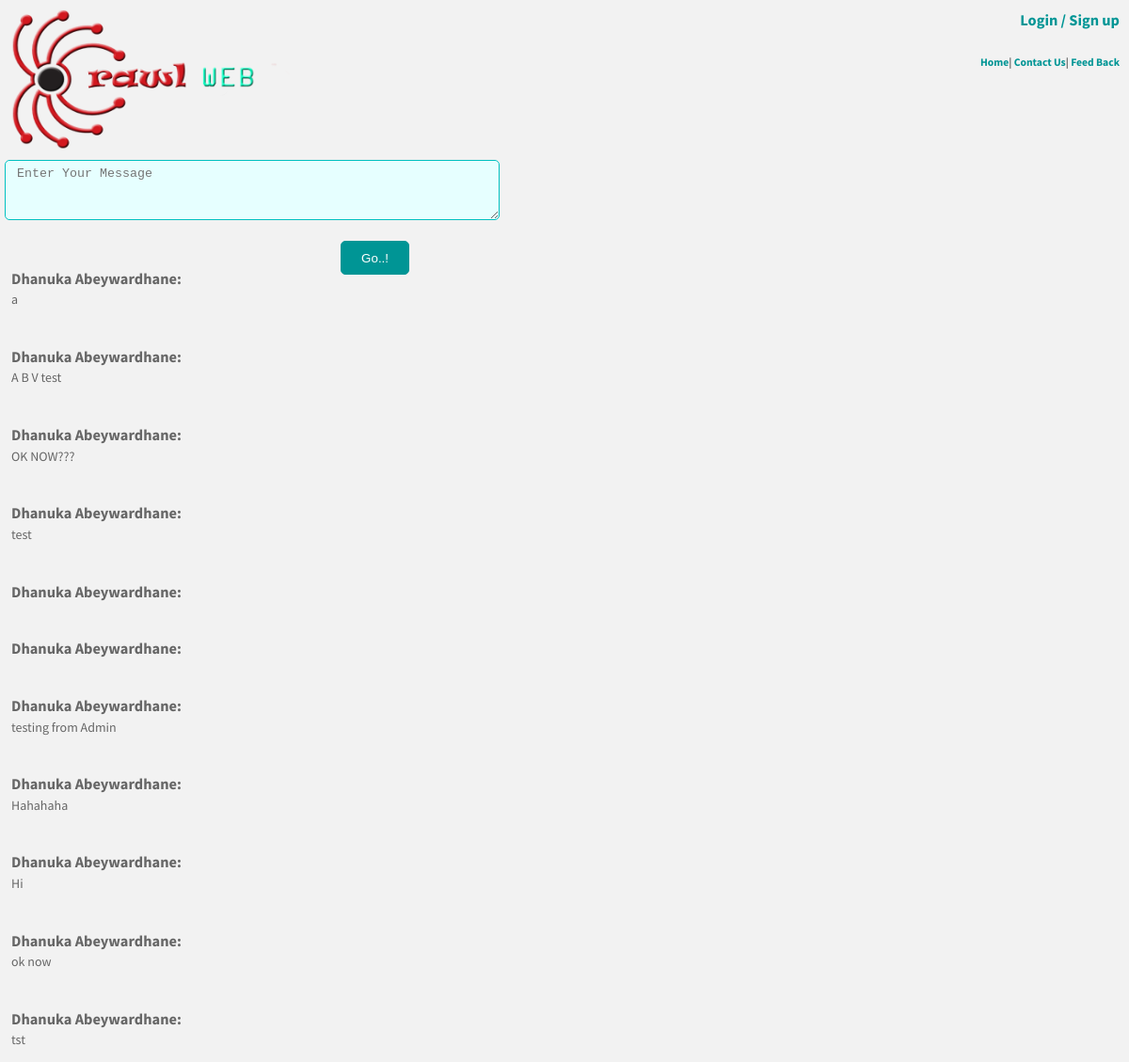
Page /feedback.php on the committed database.
### tables this page shows
CREATE TABLE IF NOT EXISTS `comment` (
`comment_id` int(11) NOT NULL,
  `user_id` varchar(100) NOT NULL,
  `name` text NOT NULL,
  `comment` text NOT NULL
);

### feedback.php (the view, shortened to what this page needs)
<!DOCTYPE html PUBLIC "-//W3C//DTD XHTML 1.0 Transitional//EN" "http://www.w3.org/TR/xhtml1/DTD/xhtml1-transitional.dtd">
<html xmlns="http://www.w3.org/1999/xhtml">
<head>
<link href="style.css" rel="stylesheet" type="text/css">
<link rel="stylesheet" href="http://netdna.bootstrapcdn.com/font-awesome/4.0.3/css/font-awesome.min.css" />
<link type="text/css" rel="stylesheet" href="css/style.css" />
</head>
<body>
<div id="grayLayer"></div>
<div class="header">
 <h3 class="login">
<?php
		if(isset($_SESSION['luser']))
			echo '<a id="modal_trigger" href="#">'.$user_name.'</a>|<a href="php/logout.php">Log out</a>';
		else if(isset($_SESSION['suser']))
			echo '<a id="modal_trigger" href="#">'.$user_name.'(Admin)</a>|<a href="php/logout.php">Log out</a>';
		else
			echo '<a id="modal_trigger" href="#modal">Login / Sign up</a>';
		?>
</h3>
<h5 style="padding-left:0px;">
| <a href="feedback.php">Feed Back </a>
</h5>
<h5 style="padding-right:0px;padding-left:0px;">
| <a href="contact.php">Contact Us</a>
</h5>
<h5 style="padding-right:0px;">
<a href="index.php">Home</a>
</h5>
</div>
					<div class="logo" style="height:150px;" >
						<img src="img/logo.png"  style="width:300px; height:150px;"/>
					</div>
						<div class="searchBox">
							<form id="form1" name="form1" method="POST" action="<?php echo htmlspecialchars($_SERVER["PHP_SELF"]);?>" >
								<textarea name="comment" id="message" style="width:500px;height:50px"  placeholder="Enter Your Message" class="searchBar" /></textarea></br></br>
								<input type="submit" name="commentbtn" id="button" class="searchBtn" value="Go..!" />
							</form>
						</div>
<?php
$sql = "SELECT *  FROM comment Order By comment_id Desc";
$result = mysql_query($sql);
echo "<table>";
if (mysql_num_rows($result) > 0) {
    while($row = mysql_fetch_array($result)) {
		echo '<tr >';
        echo  '<td style="padding:10px"><h3 style="margin-bottom:0px;">'. $row["name"]. ':</h3>'.$row["comment"].'</td>';
		echo "</tr>";
	}
echo "</table>";
}
?>
</body>
</html>

### style.css (style rules this page uses)
body { font-family: 'Open Sans', Tahoma, Arial, helvetica, sans-serif; font-size: 1em; line-height: 1.6em; font-weight: 400; color: #333; }
body, html { background: transparent; padding: 0; position: relative; height: 100%; margin: 0; }
div#grayLayer { position: fixed; width: 100%; height: 100%; background:rgba(0,0 ,0 , 0.8); background-size: cover; background-repeat: no-repeat; z-index:-1; }
div.header { width:100%; height:50px; margin-bottom:20px; }
.header h3 { margin:0px; float:right; padding:10px; }
.header h5 { margin:0px; float:right; padding:10px; }
.header h5 a { text-decoration:none; color:#009595; }
.header h3 a { text-decoration:none; color:#009595; }
div.logo { margin:auto; border:10px; }
div.searchBox { width:40%; margin:auto; position:relative; }
.searchBar { height:20px; padding:6px 12px; border-radius: 5px; outline: 0; background-color: #E6FFFF; border: 1px solid rgba(250, 250, 250, 0.9); }
.searchBtn { right:50px; padding:9.5px 21px; position:absolute; border-radius: 5px; outline: 0; background-color: #009595; border: 1px solid #009595; color: #fff; }

### css/style.css (style rules this page uses)
body { font-family: 'Source Sans Pro', sans-serif; font-size: 14px; color: #666; }

### feedback.php (style rules this page uses)
div#grayLayer { background:rgba(240,240,240 , 0.85); }
div.logo { padding:10px; }
div.searchBox { width:40%; position:relative; margin-left:5px; }
div.header { width:50%; height:50px; margin-bottom:20px; float:right; }
.searchBar { height:20px; padding:6px 12px; border-radius: 5px; outline: 0; background-color: #E6FFFF; border: 1px solid #01c0c0; }

### rows in the picture
comment: name "Dhanuka Abeywardhane", comment "a"
comment: name "Dhanuka Abeywardhane", comment "A B V test"
comment: name "Dhanuka Abeywardhane", comment "OK NOW???"
comment: name "Dhanuka Abeywardhane", comment "test"
comment: name "Dhanuka Abeywardhane"
comment: name "Dhanuka Abeywardhane"
comment: name "Dhanuka Abeywardhane", comment "testing from Admin"
comment: name "Dhanuka Abeywardhane", comment "Hahahaha"
comment: name "Dhanuka Abeywardhane", comment "Hi"
comment: name "Dhanuka Abeywardhane", comment "ok now"
comment: name "Dhanuka Abeywardhane", comment "tst"
